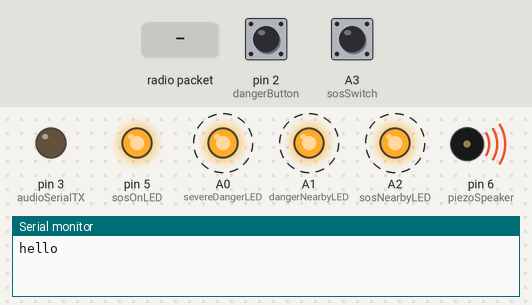
Simulated run of this sketch. Board: Arduino Pro Mini, built with avr-gcc and run on an emulated ATmega328P. On the bench: output pins drawn as LEDs (lit = HIGH), buzzer (waves = sounding), the last lines printed to the serial monitor. Dashed ring = blinking. The inputs (shaded band) are chosen by the test bench; at power-on: A3 (sosSwitch) HIGH, pin 2 (dangerButton) HIGH. No radio packets arrive unless stated.

Above: at 1.2 s.
1.3 s: radio packet "1" arrives
At 2.1 s:
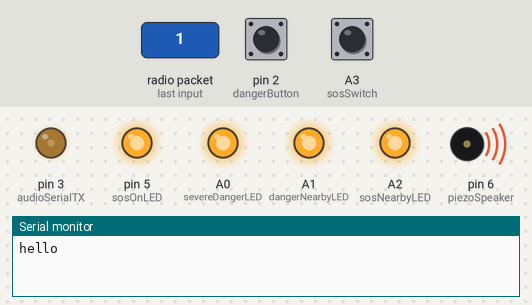
4.3 s: radio packet "0" arrives
At 6.2 s:
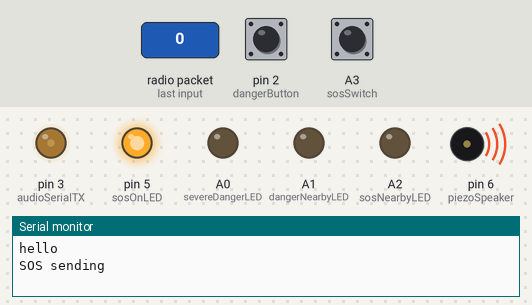
7.3 s: A3 (sosSwitch) pulled LOW for 1 s
At 8.7 s:
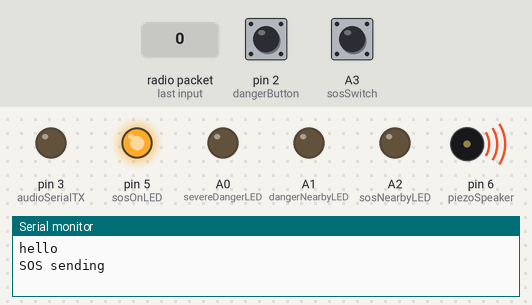
9.8 s: pin 2 (dangerButton) pulled LOW for 0.15 s
At 10.15 s:
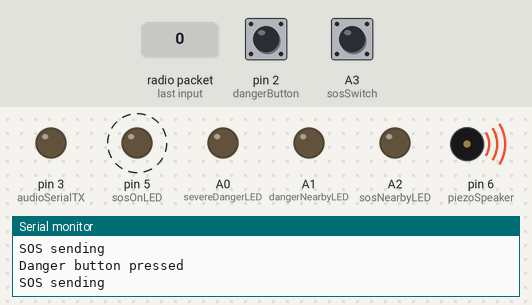
11.5 s: A3 (sosSwitch) pulled LOW for 3.2 s
At 12.3 s:
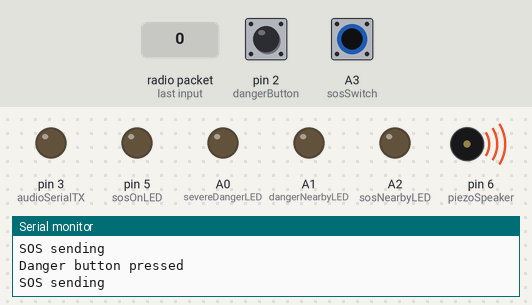
Timing chart, 0 to 16.2 s (numbered marks = the images above; inputs shaded):
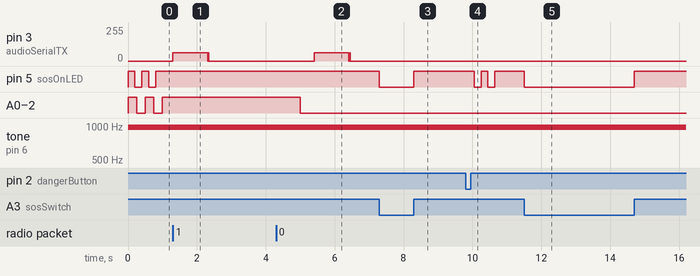

The sketch:

deviceController.ino
```cpp
/* Device Controller
 * Code to control the EPR device.
 * Tasks involve:
 * Bidirectional communication with phone app through audio jack.
 * Sensing button, switch. Controlling LEDs
 * Communication through Nordic.
 */

#include "enums.h"
// For AudioSerialRX
#include <SoftwareSerial.h>
// For Nordic Radio
#include <SPI.h>
#include "nRF24L01.h"
#include "RF24.h"

// Constants
const int MAX_PACKET_SIZE = 32;
const char PACKET_DELIMITER = '\n';
const long BITS_PER_BYTE = 10;
const long ONE_SECOND_IN_MICROS = 1000000;
const uint64_t RADIO_PIPE = 0xF0F0F0F0E1LL; // Radio pipe address for nordics to communicate.
const int AUDIO_SERIAL_TX_PWM_HIGH = 255/4;
const long SOS_SEND_PERIOD = 5000;
const long LED_BLINK_PERIOD = 500;
const long LED_BLINK_DURATION = 2 * LED_BLINK_PERIOD;
const long LED_ON_DURATION = 5000; // includes blinking time
const long PIEZO_DURATION = 900;
const long DANGER_BUTTON_FLASH_DURATION = 200;

// Pins
// Commented pins pertain to actual device (pro mini) when it differs from breadboard (boarduino).
const int audioSerialTX = 3;
const int audioSerialRX = 4;
const int piezoSpeaker = 6;
const int radioCS = 8;
const int radioCE = 9;
const int SPI_SS = 10; // not used by device, but the pin should not be used for other activity.
const int SPI_MOSI = 11;
const int SPI_MISO = 12;
const int SPI_SCK = 13;
const int severeDangerLED = A0;
const int dangerNearbyLED = A1;
const int sosNearbyLED = A2;
const int sosSwitch = A3;
const int DO_NOT_USE_PIN = A4; // For SoftwareSerialTX, which is not used.
const int sosOnLED = 5;
const int dangerButton = 2;

/*
 * Pins Additional Info
 * PWM Frequency
 * It is somewhat important that audioSerialTX is pin 3, due to setPwmFrequency having side effects with timing.
 * http://playground.arduino.cc/Code/PwmFrequency
 * http://forum.arduino.cc/index.php/topic,16612.0.html#4
 *
 * Nordic Hookup
 * http://maniacbug.wordpress.com/2011/03/19/2-4ghz-rf-radio-transceivers-and-library-8/
 * http://www.ebay.com/itm/2-4G-Wireless-nRF24L01-Module-/271021015267?pt=LH_DefaultDomain_0&hash=item3f1a1c80e3
 * SPI
 * It is also important that the SPI bus pins (MOSI, MISO, SCK, SS) are devoted for SPI activity.
 * The SPI pin constants above are not used by this code, but they are used by the device.
 * http://arduino.cc/en/Main/ArduinoBoardProMini
 * http://arduino.cc/en/Reference/SPI
 *
 * The remaining pins can be freely assigned.
 */

// Packet Buffers
char readAudioSerialPacket[MAX_PACKET_SIZE];
int readAudioSerialPacketSize;
char readRadioPacket[MAX_PACKET_SIZE];
int readRadioPacketSize;
char sendingAudioSerialPacket[MAX_PACKET_SIZE];
int sendingAudioSerialPacketSize;

// Ring Buffer for sending AudioSerial packets
const int RING_BUFFER_SIZE = 8;
char ringBuffer[RING_BUFFER_SIZE][MAX_PACKET_SIZE];
int ringBufferSizes[RING_BUFFER_SIZE];
int ringBufferNextSendIndex = 0;
int ringBufferNextQueueIndex = 0;

// Packet Protocol
// Should match Android Packet class
enum PacketType {
  TYPE_DANGER = 'D',
  TYPE_SOS = 'S',
  TYPE_NOT_SPECIFIED = '?'
};
const int packetTypeIndex = 1;

enum LevelOfDanger {
  DANGER_SMALL = '1',
  DANGER_MEDIUM = '2',
  DANGER_SEVERE = '3',
  DANGER_NOT_SPECIFIED = '?'
};
const int dangerLevelIndex = 3;


// AudioSerial
SoftwareSerial audioSerial(audioSerialRX, DO_NOT_USE_PIN, false);
const long baudrateRX = 300;
const long baudrateTX = 200;

const long microsPerBit = ONE_SECOND_IN_MICROS / baudrateTX;
const long LONG_START_BIT_MICROS = ONE_SECOND_IN_MICROS;
const long STOP1_BIT_MICROS = microsPerBit;

// AudioSerial TX State
AudioSerialTX_State audioSerialStateTX;
int TX_TRANSMIT_packetIndex;
long sendAudioSerialPacketStartTime;

// Nordic Radio
RF24 radio(radioCE, radioCS);

// Danger Button
long lastDebounceTime = 0;  // the last time the output pin was toggled
long debounceDelay = 50;    // the debounce time; increase if the output flickers
int buttonState;            // the current reading from the input pin
int lastButtonState = HIGH; // the previous reading from the input pin

// SOS Switch
long lastSosSendTime = 0;

// Danger Button
long lastDangerButtonSendTime = 0;

// LEDs
long lastSosReceivedTime = 0;
long lastSevereDangerReceivedTime = 0;
long lastDangerReceivedTime = 0;
int sosOnLEDState = LOW;

// Prepare communication channels and initial state
void setup(){
  // For Debugging
  Serial.begin(57600);
  Serial.println("hello");

  // AudioSerial
  audioSerial.begin(baudrateRX);
  pinMode(audioSerialTX, OUTPUT);
  setPwmFrequency(audioSerialTX, 8);
  updateStateTX(TX_AVAILABLE);

  // Nordic radio
  radio.begin();
  radio.setRetries(15,15); // optionally, increase the delay between retries & # of retries
  radio.openReadingPipe(0,RADIO_PIPE); // Open pipes initially for reading
  radio.startListening(); // Start listening

  // LEDs
  pinMode(sosNearbyLED, OUTPUT);
  pinMode(severeDangerLED, OUTPUT);
  pinMode(dangerNearbyLED, OUTPUT);
  pinMode(sosOnLED, OUTPUT);

  // Sensors
  pinMode(sosSwitch, INPUT_PULLUP);
  pinMode(dangerButton, INPUT_PULLUP);
}

void loop(){
  if (readRadio()) {

    // Do Actions with fresh readRadioPacket
      // Buffer radio messages
    int newRingBufferNextQueueIndex = (ringBufferNextQueueIndex + 1) % RING_BUFFER_SIZE;
    if (newRingBufferNextQueueIndex != ringBufferNextSendIndex) {
      for (int i = 0; i < readRadioPacketSize; i++) {
        ringBuffer[ringBufferNextQueueIndex][i] = readRadioPacket[i];
      }
      ringBufferSizes[ringBufferNextQueueIndex] = readRadioPacketSize;
      ringBufferNextQueueIndex = newRingBufferNextQueueIndex;
    }

      // Parse packet
    long currentTime = millis();
    if (readRadioPacketSize > packetTypeIndex) {
      if (readRadioPacket[packetTypeIndex] == TYPE_SOS) {
        lastSosReceivedTime = currentTime;
      } else if (readRadioPacket[packetTypeIndex] == TYPE_DANGER) {
        lastDangerReceivedTime = currentTime;
        if (readRadioPacketSize > dangerLevelIndex && readRadioPacket[dangerLevelIndex] == DANGER_SEVERE) {
          lastSevereDangerReceivedTime = currentTime;
        }
      }
    }

    // Clear packet data
    memset(readRadioPacket, 0, readRadioPacketSize);
  }

  // Send AudioSerial packets if possible
  if (audioSerialStateTX == TX_AVAILABLE && ringBufferNextSendIndex != ringBufferNextQueueIndex) {
    sendAudioSerialPacket(ringBuffer[ringBufferNextSendIndex], ringBufferSizes[ringBufferNextSendIndex]);
    ringBufferNextSendIndex = (ringBufferNextSendIndex + 1) % RING_BUFFER_SIZE;
  }

  if (readAudioSerial()) {
    // TODO: detect phone connect (another packet type, sent by phone upon connecting)

    // Do Actions with fresh readAudioSerialPacket
      // Parse packet
    long currentTime = millis();
    if (readAudioSerialPacketSize > packetTypeIndex) {
      if (readAudioSerialPacket[packetTypeIndex] == TYPE_SOS) {
        if (digitalRead(sosSwitch) == HIGH) {
          // Switch is on.
          // Send read packet and update last SOS send time.
          // Expects that phone will send SOS messages periodically
          lastSosSendTime = currentTime + SOS_SEND_PERIOD;
          sendRadioPacket(readAudioSerialPacket, readAudioSerialPacketSize);
        }
      } else if (readAudioSerialPacket[packetTypeIndex] == TYPE_DANGER) {
        // Broadcast danger packet out
        sendRadioPacket(readAudioSerialPacket, readAudioSerialPacketSize);
      }
    }

    // Clear packet data
    memset(readAudioSerialPacket, 0, readAudioSerialPacketSize);
  }

  audioSerialTXLoop();

  dangerButtonLoop();

  sosSwitchLoop();

  // Piezo
  long currentTime = millis();
  if (   currentTime - lastSosReceivedTime < PIEZO_DURATION / 3
      || currentTime - lastDangerReceivedTime < PIEZO_DURATION / 3) {
    analogWrite(piezoSpeaker, 255/2);
  } else if (   currentTime - lastSosReceivedTime < PIEZO_DURATION * 2 / 3
             || currentTime - lastDangerReceivedTime < PIEZO_DURATION * 2/ 3) {
    analogWrite(piezoSpeaker, 0);
  } else if (   currentTime - lastSosReceivedTime < PIEZO_DURATION
             || currentTime - lastDangerReceivedTime < PIEZO_DURATION) {
    analogWrite(piezoSpeaker, 255/2);
  } else {
    analogWrite(piezoSpeaker, 0);
  }

  updateLEDsLoop();
}

/********************
-- audioSerialTXLoop

audioSerial TX code that should run in the main loop.
Note that this is not interrupt driven, so it will have difficulty supporting high baud rates.
The main loop needs to be fast in order for this to work (definitely avoid calling delay).

Special audioSerial TX Protocol:
First send a one second start bit, followed by a stop bit, then send regularly.
This is so the phone can pick up the start bit without having to poll as often.

XXX: Behavior has not been checked for when micros() overflows.
********************/
void audioSerialTXLoop() {
  long currentTime = micros();
  long timeSinceStart = currentTime - sendAudioSerialPacketStartTime;

  // Current state behavior and next state function
  switch (audioSerialStateTX) {
    // TX has finished, but must wait till phone is ready before sending again.
    case TX_FINISHED:
      // Next state function
      if (timeSinceStart > LONG_START_BIT_MICROS + STOP1_BIT_MICROS + microsPerBit * BITS_PER_BYTE * MAX_PACKET_SIZE + ONE_SECOND_IN_MICROS * 3 / 2) {
        // 1.5 extra seconds of wait to let things stabilize
        updateStateTX(TX_AVAILABLE);
      }
      break;

    // TX is currently available (not busy transmitting)
    case TX_AVAILABLE:
      // Next state function
      if (sendingAudioSerialPacketSize != 0) {
        updateStateTX(TX_LONG_START);
      }
      break;

    // TX is currently sending the initial one second start bit, as per the special protocol
    case TX_LONG_START:
      // Next state function
      if (timeSinceStart > LONG_START_BIT_MICROS) {
        updateStateTX(TX_STOP1);
      }
      break;

    // TX is currently sending the stop bit that follows the one second start bit, as per the special protocol
    case TX_STOP1:
      // Next state function
      if (timeSinceStart > LONG_START_BIT_MICROS + STOP1_BIT_MICROS) {
        updateStateTX(TX_TRANSMIT);
      }
      break;

    // TX is currently sending sendAudioSerialPacket, at bitIndex of c.
    case TX_TRANSMIT:
      char c = sendingAudioSerialPacket[TX_TRANSMIT_packetIndex];
      // Current state behavior
      int bitIndex = ((timeSinceStart - LONG_START_BIT_MICROS - STOP1_BIT_MICROS) / microsPerBit) % BITS_PER_BYTE;
      if (bitIndex == 0) {
        // Send start bit
        analogWrite(audioSerialTX, AUDIO_SERIAL_TX_PWM_HIGH);
      } else if (bitIndex == 9) {
        // Send stop bit
        analogWrite(audioSerialTX, 0);
      } else {
        int bitValue = ((c >> (bitIndex-1)) & 1) == 1 ? AUDIO_SERIAL_TX_PWM_HIGH : 0;
        analogWrite(audioSerialTX, bitValue);
      }

      // Next state function
      if (timeSinceStart > LONG_START_BIT_MICROS + STOP1_BIT_MICROS + microsPerBit * BITS_PER_BYTE * (TX_TRANSMIT_packetIndex + 1)) {
        if (TX_TRANSMIT_packetIndex >= sendingAudioSerialPacketSize) {
          updateStateTX(TX_FINISHED);
        } else {
          TX_TRANSMIT_packetIndex++;
        }
      }
      break;
  }
}

/********************
-- blinkThenHoldLEDState

Returns the state of the LED (LOW/HIGH) based on currentTime and initialTime.
Causes the LED to blink then be held on for some duration.
********************/
int blinkThenHoldLEDState(long currentTime, long initialTime) {
  long difference = currentTime - initialTime;
  if (difference < LED_BLINK_DURATION) {
    if ((difference % LED_BLINK_PERIOD) < (LED_BLINK_PERIOD / 2)) {
      return HIGH;
    } else {
      return LOW;
    }
  } else if (difference < LED_ON_DURATION) {
    return HIGH;
  } else {
    return LOW;
  }
}

/********************
-- dangerButtonLoop

Code to check whether the danger button has been pressed.
This should run in the main loop.
Based on Debounce example sketch (I think?)
********************/
void dangerButtonLoop() {
  // read the state of the button
  int reading = digitalRead(dangerButton);

  // check to see if you just pressed the button
  // (i.e. the input went from LOW to HIGH),  and you've waited
  // long enough since the last press to ignore any noise:

  // If the switch changed, due to noise or pressing:
  if (reading != lastButtonState) {
    // reset the debouncing timer
    lastDebounceTime = millis();
  }

  if ((millis() - lastDebounceTime) > debounceDelay) {
    // whatever the reading is at, it's been there for longer
    // than the debounce delay, so take it as the actual current state:

    // if the button state has changed:
    if (reading != buttonState) {
      buttonState = reading;

      // Button Pressed
      if (buttonState == LOW) {
        dangerButtonPressed();
      }
    }
  }

  // save the reading.  Next time through the loop,
  // it'll be the lastButtonState:
  lastButtonState = reading;
}

/********************
-- dangerButtonPressed

Broadcast a danger message via radio.
TODO: update message sent once protocol is fleshed out.
********************/
void dangerButtonPressed() {
  Serial.println("Danger button pressed");
  char packet[] = "|D|\n";
  sendRadioPacket(packet,5);
  lastDangerButtonSendTime = millis();
}

/********************
-- readAudioSerial

Returns true if we received a packet on the audioSerial connection.
If we did, modifies readAudioSerialPacket and readAudioSerialPacketSize with the read data.
readAudioSerialPacket should be well-formed, but that is up to the sender.
********************/
boolean readAudioSerial() {
  boolean received = false;
  if (audioSerial.available()) {
    readAudioSerialPacketSize = audioSerial.readBytesUntil(PACKET_DELIMITER, readAudioSerialPacket, MAX_PACKET_SIZE);
    readAudioSerialPacket[readAudioSerialPacketSize] = PACKET_DELIMITER;
    readAudioSerialPacketSize++;
    received = true;
  }
  return received;
}

/********************
-- readRadio

Returns true if we received a packet on the radio.
If we did, modifies readRadioPacket and readRadioPacketSize with the read data.
readRadioPacket should be well-formed, but that is up to the sender.
TODO: handle case if packet spans more than one radio packet.
********************/
boolean readRadio() {
  boolean received = false;
  if (radio.available()) {
    readRadioPacketSize = radio.getPayloadSize();
    received = radio.read(readRadioPacket, readRadioPacketSize);
    // Find PACKET_DELIMITER
    for (int i = 0; i < readRadioPacketSize; i++) {
      if (readRadioPacket[i] == PACKET_DELIMITER) {
        readRadioPacketSize = i + 1;
        break;
      }
    }
  }
  return received;
}

/********************
-- sendAudioSerialPacket

Prepares sendingAudioSerialPacket and audioSerialTX_State for sending.
Packet should already be well-formed
Does nothing if audioSerialTX_State is not TX_AVAILABLE. Caller may want to check this as well.
********************/
void sendAudioSerialPacket(char packet[], int length) {
  if (audioSerialStateTX != TX_AVAILABLE) {
    return;
  }

  // Copy packet to sendingAudioSerialPacket
  // TODO: use faster method. memcpy?
  for (int i = 0; i < length; i++) {
    sendingAudioSerialPacket[i] = packet[i];
  }
  sendingAudioSerialPacketSize = length;
}

/********************
-- sendRadioPacket

Broadcasts a packet via the radio.
Packet should already be well-formed.
Returns true if the packet was successfully delivered (someone received it and ACKed).
********************/
boolean sendRadioPacket(char packet[], int length) {
  radio.stopListening();
  radio.openWritingPipe(RADIO_PIPE);

  boolean delivered = radio.write(packet, length);
  radio.openReadingPipe(0, RADIO_PIPE);
  radio.startListening();
  return delivered;
}

/********************
-- setPwmFrequency

From http://playground.arduino.cc/Code/PwmFrequency
Link includes description.
********************/
void setPwmFrequency(int pin, int divisor) {
  byte mode;
  if(pin == 5 || pin == 6 || pin == 9 || pin == 10) {
    switch(divisor) {
      case 1: mode = 0x01; break;
      case 8: mode = 0x02; break;
      case 64: mode = 0x03; break;
      case 256: mode = 0x04; break;
      case 1024: mode = 0x05; break;
      default: return;
    }
    if(pin == 5 || pin == 6) {
      TCCR0B = TCCR0B & 0b11111000 | mode;
    } else {
      TCCR1B = TCCR1B & 0b11111000 | mode;
    }
  } else if(pin == 3 || pin == 11) {
    switch(divisor) {
      case 1: mode = 0x01; break;
      case 8: mode = 0x02; break;
      case 32: mode = 0x03; break;
      case 64: mode = 0x04; break;
      case 128: mode = 0x05; break;
      case 256: mode = 0x06; break;
      case 1024: mode = 0x7; break;
      default: return;
    }
    TCCR2B = TCCR2B & 0b11111000 | mode;
  }
}

/********************
-- sosSwitchLoop

Code to check whether the SOS switch is on and periodically send SOS messages.
This should run in the main loop.
********************/
void sosSwitchLoop() {
  int reading = digitalRead(sosSwitch);

  long currentTime = millis();
  if (currentTime - lastSosSendTime > SOS_SEND_PERIOD) {

    if (reading == HIGH) {
      Serial.println("SOS sending");
      char message[] = "|S|\n";
      sendRadioPacket(message, 5);
      lastSosSendTime = currentTime;
    }
  }
}

/********************
-- updateLEDsLoop

Code to update the state of the LEDs.
This should run in the main loop.
********************/
void updateLEDsLoop() {
  long currentTime = millis();
  int sosNearbyLEDState = blinkThenHoldLEDState(currentTime, lastSosReceivedTime);
  int severeDangerLEDState = blinkThenHoldLEDState(currentTime, lastSevereDangerReceivedTime);
  int dangerNearbyLEDState = blinkThenHoldLEDState(currentTime, lastDangerReceivedTime);
  // sosOnLEDState set in sosSwitchLoop(), but will flash once based on lastDangerButtonSendTime;
  if (currentTime - lastDangerButtonSendTime < DANGER_BUTTON_FLASH_DURATION) {
    sosOnLEDState = HIGH;
  } else if (currentTime - lastDangerButtonSendTime < DANGER_BUTTON_FLASH_DURATION * 2) {
    sosOnLEDState = LOW;
  } else if (currentTime - lastDangerButtonSendTime < DANGER_BUTTON_FLASH_DURATION * 3) {
    sosOnLEDState = HIGH;
  } else if (currentTime - lastDangerButtonSendTime < DANGER_BUTTON_FLASH_DURATION * 4) {
    sosOnLEDState = LOW;
  } else {
    int reading = digitalRead(sosSwitch);
    sosOnLEDState = reading;
  }

  // Update LEDs
  digitalWrite(sosNearbyLED, sosNearbyLEDState);
  digitalWrite(severeDangerLED, severeDangerLEDState);
  digitalWrite(dangerNearbyLED, dangerNearbyLEDState);
  digitalWrite(sosOnLED, sosOnLEDState);
}

/********************
-- updateStateTX

State update function for audioSerial TX.
********************/
void updateStateTX(AudioSerialTX_State newState) {
  switch (newState) {
    case TX_AVAILABLE:
      TX_TRANSMIT_packetIndex = 0;
      sendingAudioSerialPacketSize = 0;
      break;
    case TX_LONG_START:
      sendAudioSerialPacketStartTime = micros();
      // Send one second start bit
      analogWrite(audioSerialTX, AUDIO_SERIAL_TX_PWM_HIGH);
      break;
    case TX_STOP1:
      // Send stop bit
      analogWrite(audioSerialTX, 0);
      break;
    case TX_TRANSMIT:
      break;
    case TX_FINISHED:
      analogWrite(audioSerialTX, 0);
      break;
  }

  audioSerialStateTX = newState;
}
```

Source omitted: enums.h (104 bytes)

Measured:
- after the input at 1.3 s, pin 3 (audioSerialTX): 0/255 → 63/255 at once, → 0/255 1.0 s later
- after the input at 4.3 s, pin 3 (audioSerialTX): 0/255 → 63/255 after 1.1 s, → 0/255 1.0 s later
- after the input at 7.3 s, pin 5 (sosOnLED): HIGH → LOW at once, → HIGH 1.0 s later
- after the input at 9.8 s, pin 5 (sosOnLED): alternates HIGH for 0.20 s and LOW for 0.20 s, 4 changes in all, then stays HIGH, starting after 0.25 s
- after the input at 11.5 s, pin 5 (sosOnLED): HIGH → LOW at once, → HIGH 3.2 s later
- by itself, pin 5 (sosOnLED): alternates HIGH for 0.20 s and LOW for 0.20 s
